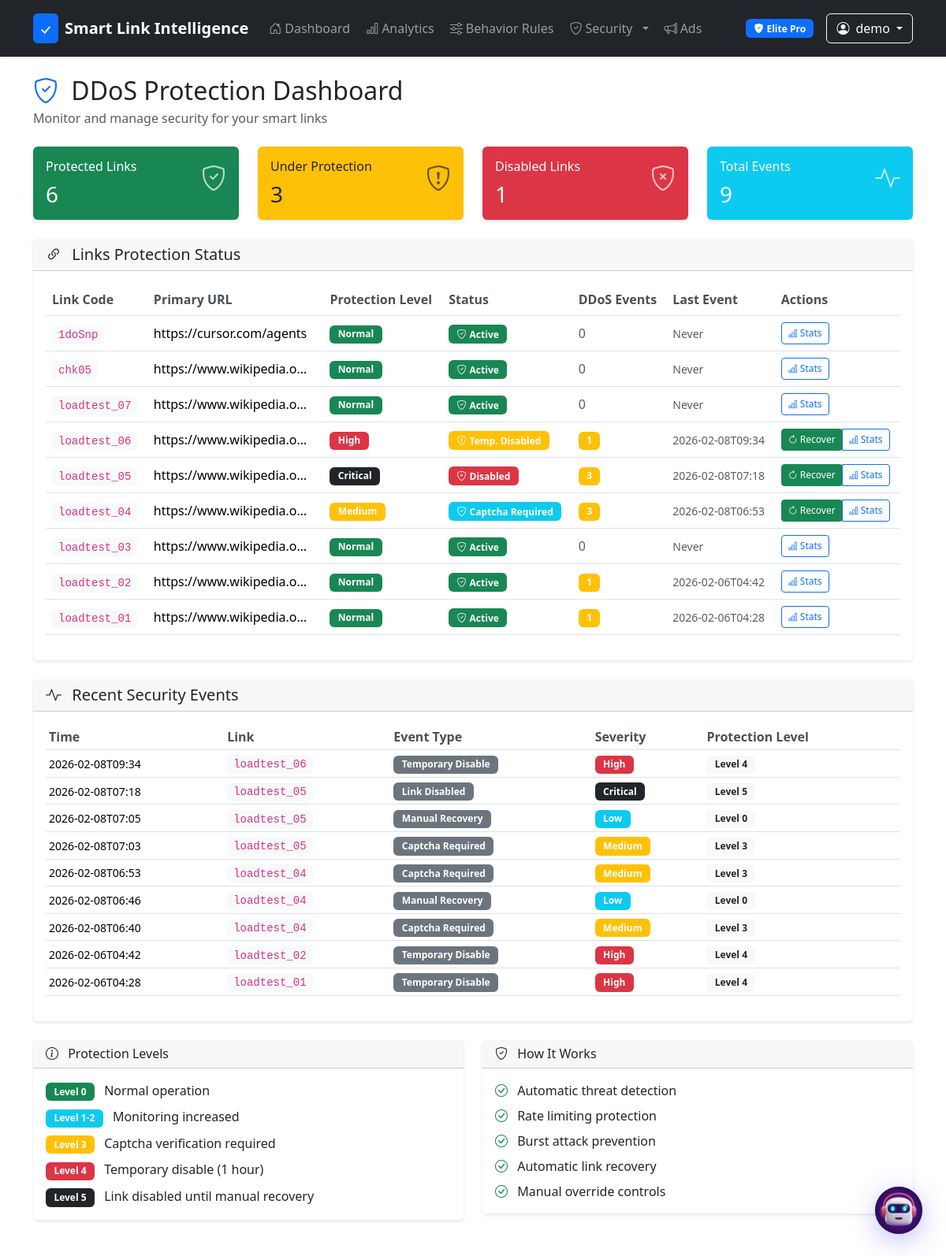
The page /ddos-protection/ (signed in) on the database as committed earlier.
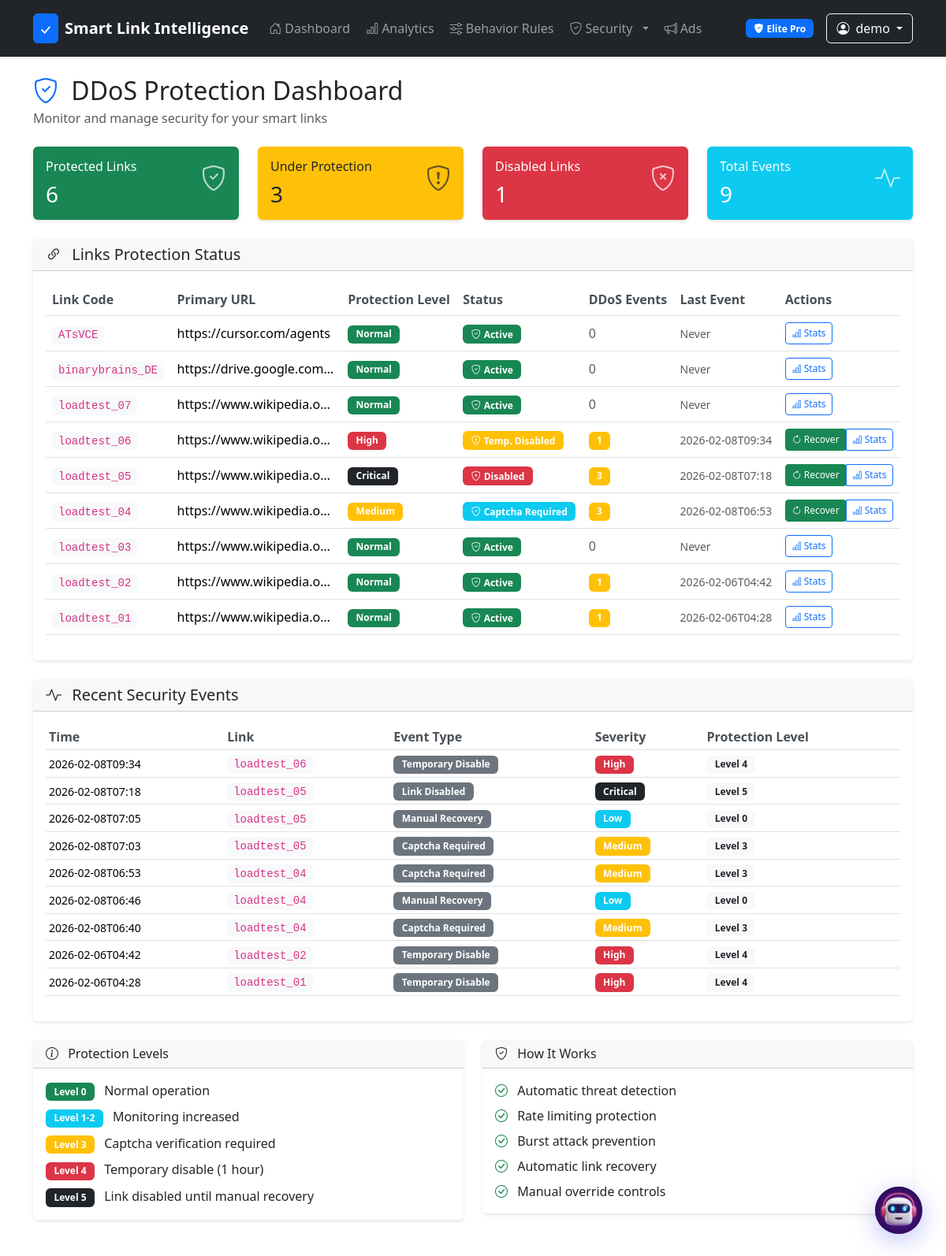
The same page on the database as committed later.
### tables this page shows
CREATE TABLE "links" (id INTEGER PRIMARY KEY AUTOINCREMENT,
code TEXT UNIQUE NOT NULL ,
primary_url TEXT NOT NULL ,
returning_url TEXT NOT NULL ,
cta_url TEXT NOT NULL ,
state TEXT NOT NULL ,
created_at TEXT NOT NULL ,
behavior_rule TEXT NOT NULL DEFAULT 'standard',
user_id INTEGER  ,
behavior_rule_id INTEGER  ,
protection_level INTEGER  DEFAULT 0,
auto_disabled INTEGER  DEFAULT 0,
ddos_detected_at TEXT  ,
password_hash TEXT  ,
expires_at TEXT  , security_profile_id INTEGER REFERENCES security_profiles(id),
FOREIGN KEY(user_id) REFERENCES users(id),
FOREIGN KEY(behavior_rule_id) REFERENCES behavior_rules(id));

CREATE TABLE ddos_events (
            id INTEGER PRIMARY KEY AUTOINCREMENT,
            link_id INTEGER NOT NULL,
            event_type TEXT NOT NULL,
            severity INTEGER NOT NULL,
            ip_hash TEXT,
            detected_at TEXT NOT NULL,
            resolved_at TEXT,
            protection_level INTEGER DEFAULT 1, ip_address TEXT,
            FOREIGN KEY(link_id) REFERENCES links(id)
        );

### ddos_protection.py (the view)
@ddos_bp.route('/')
@ddos_required
def ddos_protection_dashboard():
    from admin_panel import track_user_activity
    links_with_protection = query_db(
        """
        SELECT l.*,
               COALESCE(de.event_count, 0) as ddos_events,
               COALESCE(de.last_event, '') as last_ddos_event
        FROM links l
        LEFT JOIN (
            SELECT link_id,
                   COUNT(*) as event_count,
                   MAX(detected_at) as last_event
            FROM ddos_events
            GROUP BY link_id
        ) de ON l.id = de.link_id
        WHERE l.user_id = ?
        ORDER BY l.created_at DESC
        """,
        [g.user["id"]]
    )
    recent_events = query_db(
        """
        SELECT de.*, l.code, l.primary_url
        FROM ddos_events de
        JOIN links l ON de.link_id = l.id
        WHERE l.user_id = ?
        ORDER BY de.detected_at DESC
        LIMIT 20
        """,
        [g.user["id"]]
    )
    track_user_activity(g.user["id"], "view_ddos_dashboard", "Viewed DDoS protection dashboard")
    return render_template("ddos_protection.html",
                         links=links_with_protection,
                         recent_events=recent_events)

### admin_panel.py (called while the page is built, shortened)
def get_db():
    return g.db

def execute_db(query: str, args=None):
    db = get_db()
    db.execute(query, args or [])
    db.commit()

def track_user_activity(user_id, activity_type, details=None, ip_address=None):
    try:
        if not ip_address:
            ip_address = request.remote_addr if request else "system"
        execute_db("""
            INSERT INTO user_activity
            (user_id, activity_type, details, ip_address)
            VALUES (?, ?, ?, ?)
        """, [user_id, activity_type, details, ip_address])
    except Exception as e:
        print(f"Error tracking user activity: {e}")

### app.py (called while the page is built, shortened)
def _before_request():
    from utils import ensure_session
    ensure_session()
    g.user = None
    uid = session.get(USER_SESSION_KEY)
    if uid:
        user = query_db("SELECT * FROM users WHERE id = ?", [uid], one=True)
        g.user = user
    try:
        maintenance_setting = query_db("SELECT setting_value FROM system_settings WHERE setting_key = 'maintenance_mode'", one=True)
    except Exception:
        pass

### templates/ddos_protection.html (shortened to what the changed rows need)
{% extends "base.html" %}
{% block content %}
<div class="d-flex justify-content-between align-items-center mb-4">
    <div>
        <h2 class="mb-1">
            <i class="bi bi-shield-check text-primary me-2"></i>
            DDoS Protection Dashboard
        </h2>
    </div>
</div>
<div class="card mb-4">
    <div class="card-body">
        {% if links %}
        <div class="table-responsive">
            <table class="table table-hover">
                <thead>
                    <tr>
                        <th>Link Code</th>
                        <th>Primary URL</th>
                        <th>Protection Level</th>
                        <th>Status</th>
                        <th>DDoS Events</th>
                        <th>Last Event</th>
                        <th>Actions</th>
                    </tr>
                </thead>
                <tbody>
                    {% for link in links %}
                    <tr>
                        <td>
                            <code class="bg-light px-2 py-1 rounded">{{ link.code }}</code>
                        </td>
                        <td>
                            <div class="text-truncate" style="max-width: 200px;" title="{{ link.primary_url }}">
                                {{ link.primary_url }}
                            </div>
                        </td>
                        <td>
                            {% if link.protection_level == 0 %}
                            <span class="badge bg-success">Normal</span>
                            {% elif link.protection_level <= 2 %} <span class="badge bg-info">Low</span>
                                {% elif link.protection_level <= 3 %} <span class="badge bg-warning">Medium</span>
                                    {% elif link.protection_level <= 4 %} <span class="badge bg-danger">High</span>
                                        {% else %}
                                        <span class="badge bg-dark">Critical</span>
                                        {% endif %}
                        </td>
                        <td>
                            {% if link.auto_disabled %}
                            <span class="badge bg-danger">
                                <i class="bi bi-shield-x me-1"></i>Disabled
                            </span>
                            {% elif link.protection_level >= 4 %}
                            <span class="badge bg-warning">
                                <i class="bi bi-shield-exclamation me-1"></i>Temp. Disabled
                            </span>
                            {% elif link.protection_level >= 3 %}
                            <span class="badge bg-info">
                                <i class="bi bi-shield-check me-1"></i>Captcha Required
                            </span>
                            {% else %}
                            <span class="badge bg-success">
                                <i class="bi bi-shield-check me-1"></i>Active
                            </span>
                            {% endif %}
                        </td>
                        <td>
                            {% if link.ddos_events > 0 %}
                            <span class="badge bg-warning">{{ link.ddos_events }}</span>
                            {% else %}
                            <span class="text-muted">0</span>
                            {% endif %}
                        </td>
                        <td>
                            {% if link.last_ddos_event %}
                            <small class="text-muted">{{ link.last_ddos_event[:16] }}</small>
                            {% else %}
                            <small class="text-muted">Never</small>
                            {% endif %}
                        </td>
                        <td>
                            <div class="btn-group btn-group-sm">
                                {% if link.auto_disabled or link.protection_level >= 3 %}
                                <form method="POST" action="{{ url_for('ddos.recover_link', link_id=link.id) }}"
                                    class="d-inline">
                                    <button type="submit" class="btn btn-success btn-sm"
                                        onclick="return confirm('Are you sure you want to recover this link?')">
                                        <i class="bi bi-arrow-clockwise"></i> Recover
                                    </button>
                                </form>
                                {% endif %}
                                <a href="{{ url_for('ddos.ddos_link_stats', link_id=link.id) }}"
                                    class="btn btn-outline-primary btn-sm">
                                    <i class="bi bi-bar-chart"></i> Stats
                                </a>
                            </div>
                        </td>
                    </tr>
                    {% endfor %}
                </tbody>
            </table>
        </div>
        {% endif %}
    </div>
</div>
<div class="card">
    <div class="card-body">
        {% if recent_events %}
        <div class="table-responsive">
            <table class="table table-sm">
                <thead>
                    <tr>
                        <th>Time</th>
                        <th>Link</th>
                        <th>Event Type</th>
                        <th>Severity</th>
                        <th>Protection Level</th>
                    </tr>
                </thead>
                <tbody>
                    {% for event in recent_events %}
                    <tr>
                        <td>
                            <small>{{ event.detected_at[:16] }}</small>
                        </td>
                        <td>
                            <code class="bg-light px-2 py-1 rounded">{{ event.code }}</code>
                        </td>
                        <td>
                            <span class="badge bg-secondary">{{ event.event_type.replace('_', ' ').title() }}</span>
                        </td>
                        <td>
                            {% if event.severity <= 2 %} <span class="badge bg-info">Low</span>
                                {% elif event.severity <= 3 %} <span class="badge bg-warning">Medium</span>
                                    {% elif event.severity <= 4 %} <span class="badge bg-danger">High</span>
                                        {% else %}
                                        <span class="badge bg-dark">Critical</span>
                                        {% endif %}
                        </td>
                        <td>
                            <span class="badge bg-light text-dark">Level {{ event.protection_level }}</span>
                        </td>
                    </tr>
                    {% endfor %}
                </tbody>
            </table>
        </div>
        {% else %}
        <div class="text-center py-4">
            <i class="bi bi-shield-check text-success" style="font-size: 3rem;"></i>
            <h5 class="text-muted mt-3">No Security Events</h5>
            <p class="text-muted">Your links are secure! No DDoS attacks detected.</p>
        </div>
        {% endif %}
    </div>
</div>
{% block extra_head %}
<link href="{{ url_for('static', filename='css/ddos_protection.css') }}" rel="stylesheet">
{% endblock %}
{% endblock %}

Rows that differ between the two databases and show on the page:
removed links: code "1doSnp", primary_url "https://cursor.com/agents", protection_level "Normal", auto_disabled 0 (drawn), shows "Never"
removed links: code "chk05", primary_url "https://www.wikipedia.o…", protection_level "Normal", auto_disabled 0 (drawn), shows "Never"
added links: code "ATsVCE", primary_url "https://cursor.com/agents", protection_level "Normal", auto_disabled 0 (drawn), shows "Never"
added links: code "binarybrains_DE", primary_url "https://drive.google.com…", protection_level "Normal", auto_disabled 0 (drawn), shows "Never"
